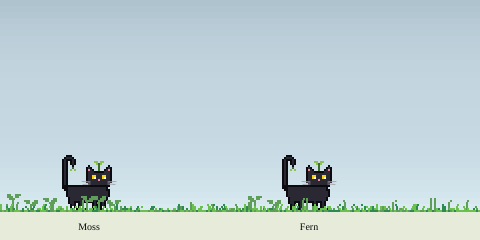
Frame 1 (no input)
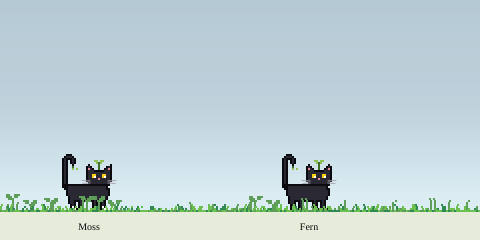
Frame 60 (no input)
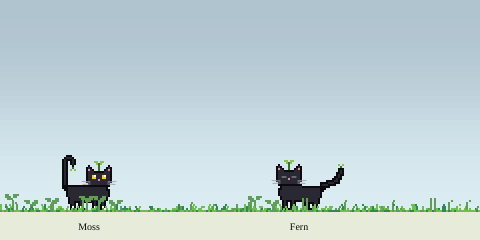
Frame 120 (the mouse pressed at the canvas centre since frame 60)

The p5.js sketch that drew these frames (run headless with seeded random() and noise() and a simulated clock; from frame 60 on, the mouse is pressed at the canvas centre):

// p5.js sketch
// ── sketch.js
// ===== 1. 도안 (설계도에 쓸 그림) =====

const PX = 2; // 도안 1칸 = 화면 2×2 픽셀
const STRIDE = 24; // 이만큼(px) 걸을 때마다 다리 그림을 바꿈 (클수록 느긋한 걸음)

const PALETTE = {
  o: '#0b0b0f', // 외곽선
  b: '#2a2833', // 검은 털
  y: '#fbd00d', // 노란 눈
  w: '#ffffff', // 눈 반짝임
  k: '#ffffff', // 양말 (기본: 흰색)
  v: '#a8a6b3', // 수염
  p: '#e88a9a', // 분홍 코
  s: '#3f6b2a', // 식물 줄기
  l: '#8cc152', // 식물 잎
  d: '#b3a45c', // 시든 잎 (1분 넘게 혼자일 때)
  t: '#f2667f', // 혀 (코보다 진한 분홍)
};

// 몸통: 두 걸음 그림에서 똑같이 쓰는 위쪽 부분
const BODY = [
  '.............................', // (빈 줄 3개: 곧게 세운 꼬리가 올라갈 자리)
  '.............................',
  '.............................',
  '...ooo.......................', // 꼬리 끝: 물음표 윗부분
  '..obbbo......................', // 꼬리가 오른쪽으로 둥글게 넘어감
  '.obooobo.....................', // 물음표 갈고리
  '.obo.obo.........ll.ll.......', // 갈고리 + 머리 위 새싹 잎
  '.obo.obo..........lsl........', // 갈고리 + 머리 위 새싹
  '.obo..o.......o....s....o....', // 둥근 꼬리 끝 + 귀 끝
  '.obo..s......obo...s...obo...', // 꼬리 끝에 매달린 새싹 줄기 + 귀
  '.obo.l.l.....opbo..s..obpo...', // 새싹 잎 + 귀 (p = 분홍 귀 속)
  '.obo.........obbbooooobbbo...', // 정수리
  '.obo.........obbbbbbbbbbbo...', // (꼬리: 외곽선-털-외곽선 3칸)
  '.obo.........obbwybbbwybbo...', // 반짝이는 눈 (w = 하이라이트)
  '.obo.........obbyybbbyybbo...', // 눈
  '.obo.........obbbbbpbbbbbo...', // 코 (수염은 drawWhiskers()에서 선으로)
  '.obo.........obbbbbbbbbbbo...', // 주둥이 (코 아래, 수염 자리)
  '.obo..........obbbbbbbbbo....', // 갸름한 턱
  '.oooooooooooooooooooooooo....', // 등 + 턱 (머리/몸 경계)
  '.ooobbbbbbbbbbbbbbbbbbbo.....', // 몸통
  '..oobbbbbbbbbbbbbbbbbbboo....', // 엉덩이 (1칸만 살짝 볼록)
  '...obbbbbbbbbbbbbbbbbbbbo....', // 가슴 (1칸 볼록)
  '...obbbbbbbbbbbbbbbbbbbbo....',
  '...obbbbbbbbbbbbbbbbbbbbo....',
  '....obbbbbbbbbbbbbbbbbbo.....',
  '....obbbbbbbbbbbbbbbbbbo.....',
  '....obboooboooooobooobo......', // 배 (다리 자리만 털로 열어 둠)
];

// 걸음 A: 다리를 모으고 선 자세
const LEGS_A = [
  '....obbo.obo....obo.obo......', // 뒷다리 허벅지는 넓게
  '.....obo.obo....obo.obo......', // 허벅지가 가늘어짐
  '.....oko.oko....oko.oko......', // 양말 (k = 고양이마다 다른 색)
  '.....okkookko...okkookko.....', // 발 (앞으로 1칸 길게)
  '......oo..oo.....oo..oo......', // 모서리를 깎은 둥근 발바닥
];

// 걸음 B: 다리를 벌린 자세 (위 2줄은 같고, 아래 3줄만 앞뒤로 1칸씩)
const LEGS_B = [
  '....obbo.obo....obo.obo......',
  '.....obo.obo....obo.obo......',
  '....oko...oko..oko...oko.....', // 바깥 다리는 뒤로, 안쪽 다리는 앞으로
  '....okko..okko.okko..okko....',
  '.....oo....oo...oo....oo.....',
];

// 꼬리가 있는 칸: 0~17번 줄, 0~8번 칸 (18번 줄은 등 + 꼬리 뿌리)
const TAIL_ROWS = 18;
const TAIL_COLS = 8;
// 이 줄보다 아래(뿌리 쪽)는 고정, 위쪽(물음표 끝)만 흔들림
const TAIL_BEND_ROW = 12;
// 이 칸보다 오른쪽은 물음표 갈고리와 끝 → 통째로 까딱
const TAIL_HOOK_COL = 4;
// 새싹 잎이 꼬리 끝보다 몇 프레임 늦게 따라올지 (12프레임 = 0.2초)
const SPROUT_LAG = 12;

// 걸을 때 꼬리: 도안(0~8번 칸) 안에 그리면 위로만 세울 수 있어서, 코드로 그리는 "마디 사슬"로 바꿈
// → 도안 왼쪽 바깥(몸 뒤쪽)까지 낮게 뻗고, 끝만 위로 살짝 말림
const TAIL_CHAIN_LENGTH = 12;          // 마디 수 (마디 하나 = 1칸)
const TAIL_CHAIN_ROOT = { col: 2, row: 17 }; // 꼬리 뿌리 (등선 바로 위, 도안 칸 좌표)
const TAIL_CHAIN_START = 168;          // 뿌리 쪽 방향(도): 0 = 앞, 90 = 위, 180 = 뒤 → 168 = 뒤로 거의 수평
const TAIL_CHAIN_END = 90;             // 끝 쪽 방향(도): 위로 말림
const TAIL_CHAIN_WAVE = 12;            // 걸을 때 꼬리가 물결치는 크기(도)

// 걸을 때 도안에는 꼬리를 그리지 않음 (꼬리 자리 18줄을 비움)
const NO_TAIL = [];
for (let row = 0; row < 18; row++) {
  NO_TAIL.push('.........');
}

// 중간 꼬리: 곧은 꼬리와 물음표 사이. 끝이 오른쪽으로 비스듬히 기울어짐
const LEAN_TAIL = [
  '....l.l..', // 새싹 잎
  '.....s...', // 새싹 줄기
  '.....o...', // 둥근 꼬리 끝
  '....obo..', // 한 줄 내려갈 때마다
  '...obo...', //   1칸씩 왼쪽으로
  '..obo....', //   → 비스듬한 꼬리
  '.obo.....', // 여기부터 곧은 꼬리
  '.obo.....',
  '.obo.....',
  '.obo.....',
  '.obo.....',
  '.obo.....',
  '.obo.....',
  '.obo.....',
  '.obo.....',
  '.obo.....',
  '.obo.....',
  '.obo.....',
];

// BODY를 복사한 뒤, 각 줄의 왼쪽 9칸만 주어진 꼬리로 바꾼 몸통을 돌려줌
function withTail(tail) {
  const body = BODY.slice();
  for (let row = 0; row < tail.length; row++) {
    body[row] = tail[row] + BODY[row].slice(9);
  }
  return body;
}

// 꼬리 단계별 몸통: 0 = 꼬리 없음(코드로 그리는 낮은 꼬리), 1 = 비스듬히, 2 = 물음표 (BODY에 그려진 꼬리)
const TAIL_BODIES = [withTail(NO_TAIL), withTail(LEAN_TAIL), BODY];

// 몸통을 복사한 뒤 눈 2줄만 감은 눈으로 바꿈 (꼬리 칸 0~8은 그대로 둠)
function closeEyes(body) {
  const sleepy = body.slice();
  sleepy[13] = body[13].slice(0, 9) + '....obbbbbbbbbbbo...'; // 눈 자리를 털로 덮음
  sleepy[14] = body[14].slice(0, 9) + '....obbbbbbbbbbbo...'; // (감은 눈은 show()에서 1px 선으로 그림)
  return sleepy;
}

// 시든 머리 위 새싹: 줄기가 꺾이고 잎이 아래로 처짐 (색은 show()에서 시든 색으로)
// BODY의 6~10번 줄, 17~21번 칸(5글자)만 이 그림으로 바꿈
const DROOP_SPROUT = [
  '.....', // 원래 잎이 있던 자리 → 비움
  '..ss.', // 줄기 끝이 오른쪽으로 꺾임
  '.ls.l', // 잎이 양옆으로 처짐
  '..s..',
  '..s..',
];

function droopSprout(body) {
  const sad = body.slice();
  for (let i = 0; i < DROOP_SPROUT.length; i++) {
    const row = 6 + i;
    sad[row] = body[row].slice(0, 17) + DROOP_SPROUT[i] + body[row].slice(22);
  }
  return sad;
}

// 몸을 둥글게 웅크리고 자는 그림 (다른 그림과 높이를 맞춰서 바닥 위치가 같음)
const CURL_SPRITE = [
  '.............................',
  '.............................',
  '.............................',
  '.............................',
  '.............................',
  '.............................',
  '.............................',
  '.............................',
  '.............................',
  '.............................',
  '.............................',
  '.............................',
  '.............................',
  '.............................',
  '.............................',
  '.............................',
  '.............................',
  '.............................',
  '.............................',
  '.............................',
  '......................l.l....', // 머리 위 새싹 (처음엔 파릇하게 서 있음)
  '.......................s.....',
  '.......oooooooo....o.......o.', // 등 + 귀 끝
  '.....oobbbbbbbboo.opooooooopo', // 귀 (p = 분홍 귀 속)
  '....obbbbbbbbbbbboobbbbbbbbbo',
  '...obbbbbbbbbbbbbbobbbbbbbbbo',
  '..obbbbbbbbbbbbbbbobbbbbbbbbo', // 감은 눈 자리 (선은 show()에서 1px로 그림)
  '..obbbbbbbbbbbbbbbobbbbpbbbbo', // 코 (얼굴 한가운데 23번 칸)
  '..obbbbbbbbbbbbbbbobbbbbbbbbo', // 통통한 볼
  '..obbooooooooooooooobbbbbbbo.', // 꼬리 윗선 + 둥근 볼 아래
  '...obbbbbbbbbbbbbbbbooooooo..', // 몸을 감싼 꼬리 + 턱
  '....ooooooooooooooooo........', // 바닥
];

// 앉아서 그루밍하는 그림: 머리는 서 있을 때와 같은 자리, 앞발 하나를 입가로 듦
const GROOM_SPRITE = [
  '.............................',
  '.............................',
  '.............................',
  '.............................',
  '.............................',
  '.............................',
  '.................ll.ll.......', // 머리 위 새싹 잎
  '..................lsl........',
  '..............o....s....o....',
  '.............obo...s...obo...',
  '.............opbo..s..obpo...',
  '.............obbbooooobbbo...',
  '.............obbbbbbbbbbbo...',
  '.............obbwybbbwybbo...', // 눈
  '.............obbyybbbyybbo...',
  '.............obbbbbpbbbbbo...', // 코
  '.............obbbbokkobbbo...', // 주둥이 + 핥으려고 든 앞발 (k = 양말 색)
  '..............obbbokkobbo....', // 턱 + 앞발
  '...............obbobbobo.....', // 가슴 + 든 앞다리
  '...............obbobbobo.....',
  '.........oooooobbbbbbbbo.....', // 등 시작
  '.......oobbbbbbbbbbbbbbo.....',
  '......obbbbbbbbbbbbbbbbo.....',
  '.....obbbbbbbbbbbbbbbbbo.....',
  '.....obbbbbbbbbbbbbbbbbbo....', // 가슴 (1칸 볼록)
  '....obbbbbbbbbbbbbbbbbbbo....', // 둥근 엉덩이
  '....obbbbbbbbbbbbobbbbbbo....', // 엉덩이 | 앞다리
  '....obbbbbbbbbbbbobbbbbbo....',
  '.....obbbbbbbbbbbobbbbbbo.l.l', // + 꼬리 끝 새싹 잎
  '....ooooooooooooookkokkoo.s..', // 꼬리 윗선 + 앞발
  '.....obbbbbbbbbbbbbbbbbbbo...', // 바닥을 감싼 꼬리
  '......ooooooooooooooooooo....', // 바닥
];
// 그루밍할 때 이 줄보다 위(머리 + 든 앞발)만 까딱여서 핥는 것처럼 보이게 함
const GROOM_NECK_ROW = 20;

// 핥는 순간의 그림: 든 앞발 윗부분(16번 줄, 19~20번 칸)에 혀(t)를 내밀어 얹음
const GROOM_LICK_SPRITE = GROOM_SPRITE.slice();
GROOM_LICK_SPRITE[16] = GROOM_SPRITE[16].slice(0, 19) + 'tt' + GROOM_SPRITE[16].slice(21);

// 빵굽기(꾹꾹이) 다리: 앞발을 하나씩 번갈아 들었다 놓음
const KNEAD_A = [
  '....obbo.obo....obo.obo......',
  '.....obo.obo....obo.oko......', // 앞쪽 앞발을 들어 올림
  '.....oko.oko....oko.okko.....',
  '.....okkookko...okko.oo......',
  '......oo..oo.....oo..........',
];
const KNEAD_B = [
  '....obbo.obo....obo.obo......',
  '.....obo.obo....oko.obo......', // 뒤쪽 앞발을 들어 올림
  '.....oko.oko....okkooko......',
  '.....okkookko....oo.okko.....',
  '......oo..oo.........oo......',
];

// 쓰다듬지 않고 이만큼 지나면 식물이 시듦 (60프레임 × 60 = 1분)
const WILT_TIME = 60 * 60;

// 쓰다듬어 줄 때 눈: ∩ 모양으로 웃는 눈 (13~14번 줄, 꼬리 칸 0~8은 그대로)
function happyEyes(body) {
  const happy = body.slice();
  happy[13] = body[13].slice(0, 9) + '....obbvvbbbvvbbo...'; // 눈 윗부분
  happy[14] = body[14].slice(0, 9) + '....obvbbvbvbbvbo...'; // 양 끝이 내려옴 → ∩
  return happy;
}

// 머리 위 새싹이 자라는 단계 (0 = 처음 크기). 모두 10번 줄에서 끝나고 위로 자람
// 17~21번 칸(5글자)에 그림
const SPROUT_STAGES = [
  [ // 0단계: 처음 모습
    'll.ll',
    '.lsl.',
    '..s..',
    '..s..',
    '..s..',
  ],
  [ // 1단계: 줄기가 한 칸 길어짐
    'll.ll',
    '.lsl.',
    '..s..',
    '..s..',
    '..s..',
    '..s..',
  ],
  [ // 2단계: 줄기 중간에 작은 잎이 남
    'll.ll',
    '.lsl.',
    '..s..',
    '..sl.',
    '..s..',
    '.ls..',
    '..s..',
  ],
  [ // 3단계: 맨 위에 새 잎이 하나 더
    '.l.l.',
    'll.ll',
    '.lsl.',
    '..sl.',
    '..s..',
    '.ls..',
    '..s..',
    '..s..',
  ],
];

function growSprout(sprite, level) {
  const shape = SPROUT_STAGES[level];
  const grown = sprite.slice();
  // 1) 3~10번 줄의 새싹 자리를 비움
  for (let row = 3; row <= 10; row++) {
    grown[row] = grown[row].slice(0, 17) + '.....' + grown[row].slice(22);
  }
  // 2) 이 단계의 새싹을 아래(10번 줄)부터 맞춰서 그림
  const firstRow = 11 - shape.length;
  for (let i = 0; i < shape.length; i++) {
    const row = firstRow + i;
    grown[row] = grown[row].slice(0, 17) + shape[i] + grown[row].slice(22);
  }
  return grown;
}

// 눈동자가 마우스를 따라감: 2×2 눈(13~14번 줄) 안에서 하얀 눈동자(w) 한 칸의 위치를 바꿈
// col: 0 = 도안의 왼쪽, 1 = 오른쪽 / row: 0 = 위, 1 = 아래
const LEFT_EYE_COL = 16;  // 왼쪽 눈은 16~17번 칸
const RIGHT_EYE_COL = 21; // 오른쪽 눈은 21~22번 칸

function lookEyes(sprite, col, row) {
  // 2×2 눈 한 개: 기본은 노란색, 마우스 쪽 한 칸만 하얀 눈동자 (반짝임 역할도 함)
  const eye = [['y', 'y'], ['y', 'y']];
  eye[row][col] = 'w';

  const looking = sprite.slice();
  for (let r = 0; r < 2; r++) {
    const pair = eye[r][0] + eye[r][1];
    let line = looking[13 + r];
    line = line.slice(0, LEFT_EYE_COL) + pair + line.slice(LEFT_EYE_COL + 2);
    line = line.slice(0, RIGHT_EYE_COL) + pair + line.slice(RIGHT_EYE_COL + 2);
    looking[13 + r] = line;
  }
  return looking;
}

// 귀 쫑긋: 한쪽 귀 끝(8번 줄)을 바깥으로 한 칸 옮김. side: -1 = 도안의 왼쪽 귀, 1 = 오른쪽 귀
function twitchEar(sprite, side) {
  const twitched = sprite.slice();
  const row = sprite[8];
  if (side === -1) {
    twitched[8] = row.slice(0, 13) + 'o.' + row.slice(15);   // 14번 칸 귀 끝 → 13번 칸
  } else {
    twitched[8] = row.slice(0, 24) + '.o' + row.slice(26);   // 24번 칸 귀 끝 → 25번 칸
  }
  return twitched;
}

// 쓰다듬을 때 떠오르는 작은 하트 (x = 칠하는 칸, 한 칸 = 2픽셀)
const HEART = [
  '.x.x.',
  'xxxxx',
  '.xxx.',
  '..x..',
];

// 마우스 인터랙션 설정
const NOTICE_RANGE = 110;   // 마우스가 고양이 중심에서 이 거리(px) 안에 오면 알아챔
const FORGET_RANGE = 170;   // 이보다 멀어지면 다시 알아챌 수 있게 됨
const APPROACH_SPEED = 0.5; // 마우스 쪽으로 다가가는 속도 (걷기보다 천천히)
const WATCH_RANGE = 200;    // 이 거리 안에서 마우스가 다가오는 속도를 살핌
const FAST_CLOSE = 6;       // 한 프레임에 이만큼(px) 넘게 가까워지면 "너무 빨라!" → 한 걸음 물러남
const SLOW_CLOSE = 0.3;     // 이보다 빠르고 FAST_CLOSE보다 느리면 "천천히 오네" → 기다림
const BACK_SPEED = 1.5;     // 물러나는 속도
const BODY_SPLIT_COL = 13;  // 걸을 때 이 칸보다 왼쪽(엉덩이·꼬리)과 오른쪽(머리·가슴)이 번갈아 오르내림
const GROW_TIME = 120;      // 이만큼(2초) 계속 쓰다듬을 때마다 새싹이 한 단계 자람
const STROKE_MIN = 1;       // 한 프레임에 이보다 많이(px) 옆으로 움직여야 쓰다듬는 손길로 침
const STROKE_KEEP = 40;     // 손길 방향이 한 번 바뀔 때마다 이만큼(프레임) 쓰다듬는 중으로 유지

// ===== 2. 클래스 (생물을 찍어내는 틀) =====

class Creature {
  constructor(name, x, y, speed) {
    this.name = name;
    this.x = x;
    this.y = y;
    this.speed = speed; // 한 프레임에 몇 픽셀씩 걸을지
    this.step = 0;      // 지금까지 걸은 거리 (다리 그림을 고를 때 씀)
    this.sockColor = PALETTE.k; // 이 고양이의 양말 색 (기본: 흰색)
    this.timid = true;          // 성격: true = 조심스러움 (마우스가 빨리 오면 놀라서 물러남)

    this.energy = 100; // 기운 (0 ~ 100)
    this.tailCurl = 1; // 꼬리 말림 정도: 0 = 곧게 세움, 1 = 물음표
    this.aloneTime = 0; // 마지막으로 쓰다듬은 뒤 지난 시간 (프레임). 쓰다듬으면 0

    this.dir = 1;          // 바라보는 방향: 1 = 오른쪽, -1 = 왼쪽
    this.noticed = false;  // 마우스를 이미 알아챘는지 (멀어지면 다시 false)
    this.petTime = 0;      // 이번에 쭉 쓰다듬은 시간 (프레임)
    this.sproutLevel = 0;  // 머리 위 새싹 크기 (0 ~ 3)
    this.hearts = [];      // 떠오르는 하트들 { x, y, life }
    this.mouseClosing = 0;   // 마우스가 다가오는 속도 (px/프레임, +면 다가오는 중)
    this.strokeDir = 0;      // 마지막 손길 방향: 1 = 오른쪽, -1 = 왼쪽, 0 = 아직 없음
    this.strokeTime = 0;     // 남은 "쓰다듬는 중" 시간 (프레임). 왔다갔다 할수록 채워짐

    // 생동감을 위한 작은 움직임들
    this.moveSpeed = 0;                      // 지금 실제로 걷는 속도 (speed까지 서서히 빨라짐)
    this.blinkTimer = floor(random(60, 240)); // 다음 눈 깜빡임까지 남은 프레임
    this.blinking = 0;                       // 눈 감고 있는 남은 프레임 (깜빡이는 중이면 > 0)
    this.earTimer = 0;                       // 귀가 쫑긋한 채로 남은 프레임
    this.earSide = 1;                        // 쫑긋한 귀: -1 = 왼쪽, 1 = 오른쪽

    this.standStill(); // 기본 상태: 가만히 서서 숨쉬기
  }

  // 매 프레임 "지금 상태에 맞는 일"을 함 (world = 고양이가 사는 환경. 밤인지 알려 줌)
  update(world) {
    // ---- 마우스 인터랙션: 상태별 일보다 먼저 확인 ----
    // 1) 마우스를 고양이 위에서 왔다갔다 하면 = 쓰다듬는 중
    this.checkStroke();
    if (this.strokeTime > 0 && this.state !== 'sleep') {
      this.getPetted();
    }
    // 2) 마우스가 충분히 멀어지면 다음에 다시 알아챌 수 있게 됨
    if (this.noticed && !this.mouseWithin(FORGET_RANGE)) {
      this.noticed = false;
    }
    // 3) 마우스가 다가오는 속도에 따라: 너무 빠르면 물러나고, 천천히 오면 기다림
    this.measureMouseSpeed();
    const watching = this.state === 'idle' || this.state === 'walk' ||
                     this.state === 'notice' || this.state === 'approach' ||
                     this.state === 'wait';
    // (고양이 위에서 쓰다듬는 손길은 다가오는 걸로 치지 않음 → 쓰다듬다가 놀라서 물러나지 않게)
    // (대담한 고양이는 마우스가 어떻게 다가오든 신경 쓰지 않음 → 물러나지도, 멈춰 기다리지도 않음)
    if (this.timid && watching && this.mouseWithin(WATCH_RANGE) && !this.isUnderMouse()) {
      if (this.mouseClosing > FAST_CLOSE) {
        this.stepBack();
      } else if (this.mouseClosing > SLOW_CLOSE) {
        this.waitForMouse();
      }
    }
    // 4) 서 있거나 걷다가 마우스가 가까이 오면 멈칫
    if ((this.state === 'idle' || this.state === 'walk') &&
        !this.noticed && this.mouseWithin(NOTICE_RANGE)) {
      this.notice();
    }

    // ---- 상태별로 하는 일 ----
    if (this.state === 'idle') {
      this.energy = this.energy - 0.02; // 서 있어도 아주 조금씩 줄어듦
      if (world.isNight()) {
        this.energy = this.energy - 0.04; // 밤에는 더 빨리 졸려짐
      }
      this.timer = this.timer - 1;
      if (this.timer <= 0) {
        this.chooseNext(world); // 충분히 서 있었으면 다음에 할 일을 고름
      }
    } else if (this.state === 'walk') {
      this.move();
      this.energy = this.energy - 0.2; // 걸으면 기운이 빨리 줄어듦
      this.timer = this.timer - 1;
      if (this.timer <= 0) {
        this.standStill(); // 충분히 걸었으면 멈춰 섬
      }
    } else if (this.state === 'sleep') {
      this.energy = this.energy + 0.5; // 자면 기운이 차오름
      if (this.energy >= 100) {
        this.wakeUp();
      }
    } else if (this.state === 'groom' || this.state === 'knead') {
      this.energy = this.energy - 0.02; // 제자리에서 하는 일이라 조금만 줄어듦
      this.timer = this.timer - 1;
      if (this.timer <= 0) {
        this.standStill(); // 다 했으면 다시 서 있기
      }
    } else if (this.state === 'notice') {
      this.timer = this.timer - 1; // 멈칫한 채로 잠깐 바라봄
      if (this.timer <= 0) {
        this.state = 'approach';
      }
    } else if (this.state === 'approach') {
      this.approachMouse();
    } else if (this.state === 'retreat') {
      // 마우스 쪽을 본 채로 뒷걸음질
      this.x = constrain(this.x - BACK_SPEED * this.dir, 0, width - BODY[0].length * PX);
      this.step = this.step + BACK_SPEED;
      this.timer = this.timer - 1;
      if (this.timer <= 0) {
        this.waitForMouse(); // 물러난 뒤엔 조심스럽게 기다림
      }
    } else if (this.state === 'wait') {
      // 마우스가 천천히 오는 동안은 waitForMouse()가 timer를 다시 채움
      this.faceMouse();
      this.timer = this.timer - 1;
      if (this.timer <= 0) {
        if (this.mouseWithin(NOTICE_RANGE)) {
          this.state = 'approach'; // 마우스가 멈췄으니 이제 내가 다가감
        } else {
          this.standStill();
        }
      }
    } else if (this.state === 'happy') {
      // 쓰다듬는 동안은 getPetted()가 계속 다시 채워 줌 → 손을 떼면 줄어듦
      this.happyTimer = this.happyTimer - 1;
      if (this.happyTimer <= 0) {
        this.petTime = 0;
        this.standStill();
      }
    } else if (this.state === 'curl') {
      this.energy = min(this.energy + 0.5, 100); // 웅크리고 자는 중이라 기운이 참
      this.timer = this.timer - 1;
      if (this.timer <= 0) {
        this.standStill(); // 낮잠이 끝나면 일어남
      }
    }

    // 쓰다듬지 않은 시간은 무슨 상태든 계속 늘어남
    this.aloneTime = this.aloneTime + 1;
    if (this.isWilted()) {
      this.sproutLevel = 0; // 시들면 키워 둔 새싹도 처음 크기로
    }

    this.updateHearts();
    this.updateLittleMoves();

    // 어떤 상태든 기운이 바닥나면 잠듦
    if (this.energy <= 0 && this.state !== 'sleep' && this.state !== 'curl') {
      this.sleep();
    }

    // 꼬리는 목표 모양을 향해 조금씩 바뀜 (걸을 땐 곧게, 아니면 물음표)
    let tailTarget = 1;
    if (this.state === 'walk' || this.state === 'approach' ||
        this.state === 'notice' || this.state === 'happy' ||
        this.state === 'retreat') {
      tailTarget = 0; // 걷거나, 궁금하거나, 놀랐거나, 기분 좋을 땐 꼬리를 곧게 세움
    }
    this.tailCurl = lerp(this.tailCurl, tailTarget, 0.06);
  }

  // 꼬리 말림 정도(0~1)를 그림 번호(0, 1, 2)로 바꿈
  tailStage() {
    if (this.tailCurl < 0.33) {
      return 0; // 곧게
    }
    if (this.tailCurl < 0.66) {
      return 1; // 비스듬히
    }
    return 2;   // 물음표
  }

  standStill() {
    this.state = 'idle';
    this.timer = floor(random(120, 300)); // 2~5초 동안 서 있기
  }

  startWalking() {
    this.state = 'walk';
    this.dir = random([1, -1]); // 오른쪽이나 왼쪽 중 아무 쪽으로
    this.timer = floor(random(120, 300)); // 2~5초 동안 걷기
    this.moveSpeed = 0;         // 멈춘 상태에서 출발 → move()에서 서서히 빨라짐
  }

  sleep() {
    this.state = 'sleep';
    this.energy = 0;
  }

  wakeUp() {
    this.energy = 100;
    this.standStill(); // 깨어나면 기본 상태로
  }

  // 가만히 서 있다가 다음에 할 일 고르기
  // 배열에서 하나를 무작위로 뽑음 (여러 번 넣은 일이 더 자주 나옴)
  chooseNext(world) {
    let choices = ['walk', 'walk', 'groom', 'knead', 'curl']; // 낮: 걷기가 조금 더 자주
    if (world.isNight()) {
      choices = ['curl', 'curl', 'curl', 'groom', 'walk'];    // 밤: 웅크리고 자기가 자주
    }
    const next = random(choices);
    if (next === 'walk') {
      this.startWalking();
    } else if (next === 'groom') {
      this.startGrooming();
    } else if (next === 'knead') {
      this.startKneading();
    } else if (next === 'curl') {
      this.curlUp();
    }
  }

  // 1. 앉아서 그루밍하기 (4~6초)
  startGrooming() {
    this.state = 'groom';
    this.timer = floor(random(240, 360));
  }

  // 2. 빵굽기 (4~6초)
  startKneading() {
    this.state = 'knead';
    this.timer = floor(random(240, 360));
  }

  // 3. 몸을 웅크리고 낮잠 (8~12초)
  curlUp() {
    this.state = 'curl';
    this.timer = floor(random(480, 720));
  }

  // ---- 인터랙션 1: 마우스가 가까이 오면 멈칫했다가 천천히 다가옴 ----

  // 고양이 그림의 한가운데 (화면 좌표)
  centerX() {
    return this.x + BODY[0].length * PX / 2;
  }

  centerY() {
    return this.y + CURL_SPRITE.length * PX / 2;
  }

  // 마우스가 고양이 중심에서 range(px) 안에 있는지 (캔버스 밖이면 false)
  mouseWithin(range) {
    if (mouseX <= 0 || mouseX >= width || mouseY <= 0 || mouseY >= height) {
      return false;
    }
    return dist(mouseX, mouseY, this.centerX(), this.centerY()) < range;
  }

  // 마우스 쪽을 바라봄
  faceMouse() {
    if (mouseX < this.centerX()) {
      this.dir = -1;
    } else {
      this.dir = 1;
    }
  }

  // 멈칫: 그 자리에 멈춰서 마우스 쪽을 봄 (약 0.7초)
  notice() {
    this.noticed = true;
    this.faceMouse();
    if (!this.timid) {
      this.state = 'approach'; // 대담한 고양이: 멈칫(!) 없이 바로 다가감
      return;
    }
    this.state = 'notice';     // 조심스러운 고양이: 약 0.7초 멈칫하고 "!"
    this.timer = 40;
  }

  // (x, y)가 캔버스 안인지
  inCanvas(x, y) {
    return x > 0 && x < width && y > 0 && y < height;
  }

  // 마우스가 얼마나 빨리 다가오는지 재기
  // pmouseX/pmouseY = 지난 프레임의 마우스 위치 (p5가 자동으로 기억해 줌)
  // 고양이 자리는 그대로 두고 마우스 위치만 비교 → 고양이가 걸어가서 가까워진 건 세지 않음
  measureMouseSpeed() {
    let closing = 0;
    if (this.inCanvas(mouseX, mouseY) && this.inCanvas(pmouseX, pmouseY)) {
      const before = dist(pmouseX, pmouseY, this.centerX(), this.centerY());
      const now = dist(mouseX, mouseY, this.centerX(), this.centerY());
      closing = before - now; // 거리가 줄었으면 +
    }

    // 한 프레임 값은 들쭉날쭉해서 부드럽게 평균 냄
    this.mouseClosing = lerp(this.mouseClosing, closing, 0.3);
  }

  // 한 걸음 물러나기 (약 0.3초 동안 뒷걸음)
  stepBack() {
    if (this.state === 'retreat') {
      return; // 이미 물러나는 중
    }
    this.state = 'retreat';
    this.noticed = true;
    this.timer = 18;
    this.faceMouse(); // 마우스를 보면서 뒤로
  }

  // 천천히 기다리기: 제자리에서 마우스 쪽을 보고 기다림
  // (물러나는 중에는 update()의 watching 조건에서 빠져서 여기로 오지 않음 → 끝까지 물러남)
  waitForMouse() {
    this.state = 'wait';
    this.noticed = true;
    this.timer = 50; // 마우스가 멈추고 50프레임 지나면 다가감
    this.faceMouse();
  }

  // 눈동자가 볼 방향 (도안 기준). 마우스가 없으면 앞쪽 아래를 봄
  pupil(faceY) {
    const look = { col: 1, row: 1 };
    if (mouseX > 0 && mouseX < width && mouseY > 0 && mouseY < height) {
      // 화면에서 마우스가 얼굴보다 오른쪽이면 +. 왼쪽을 보고 있으면(뒤집힘) 부호를 바꿔 도안 기준으로
      const dx = (mouseX - this.screenX(19.5)) * this.dir;
      if (dx < 0) {
        look.col = 0;
      }
      if (mouseY < faceY + 13.5 * PX) {
        look.row = 0;
      }
    }
    return look;
  }

  // 천천히 다가가기: 가까워지거나 마우스가 멀리 가면 멈춤
  approachMouse() {
    this.faceMouse();
    if (abs(mouseX - this.centerX()) < 30 || !this.mouseWithin(FORGET_RANGE)) {
      this.standStill();
      return;
    }
    this.x = this.x + APPROACH_SPEED * this.dir;
    this.step = this.step + APPROACH_SPEED; // 다리 그림도 걸음만큼 바뀜
  }

  // ---- 인터랙션 2, 3: 쓰다듬으면 좋아하고, 오래 쓰다듬으면 새싹이 자람 ----

  // 깜빡임, 귀 쫑긋 같은 작은 움직임의 타이머
  updateLittleMoves() {
    // 눈 깜빡임: 1~4초마다 6프레임(0.1초) 동안 눈을 감음
    if (this.blinking > 0) {
      this.blinking = this.blinking - 1;
    } else {
      this.blinkTimer = this.blinkTimer - 1;
      if (this.blinkTimer <= 0) {
        this.blinking = 6;
        this.blinkTimer = floor(random(60, 240));
      }
    }

    // 귀 쫑긋: 가만히 있을 때 가끔(1초에 약 20% 확률) 한쪽 귀가 10프레임 동안 움찔
    if (this.earTimer > 0) {
      this.earTimer = this.earTimer - 1;
    } else if ((this.state === 'idle' || this.state === 'wait') && random() < 0.004) {
      this.earTimer = 10;
      this.earSide = random([-1, 1]);
    }
  }

  // 손길 읽기: 고양이 위에서 마우스가 옆으로 움직이는 방향이 바뀔 때마다(왔다갔다) 쓰다듬는 시간을 채움
  checkStroke() {
    this.strokeTime = max(this.strokeTime - 1, 0); // 손길이 멈추면 조금씩 줄어듦

    if (!this.isUnderMouse()) {
      this.strokeDir = 0; // 고양이 밖으로 나가면 처음부터 다시
      return;
    }

    const dx = mouseX - pmouseX; // 이번 프레임에 마우스가 옆으로 움직인 양
    if (abs(dx) < STROKE_MIN) {
      return; // 거의 안 움직였으면 손길이 아님 (그냥 올려 둔 것)
    }

    let dir = 1;
    if (dx < 0) {
      dir = -1;
    }
    if (this.strokeDir !== 0 && dir !== this.strokeDir) {
      this.strokeTime = STROKE_KEEP; // 방향이 바뀜 = 한 번 "쓱-" 왔다갔다 함
    }
    this.strokeDir = dir;
  }

  // 쓰다듬는 동안 매 프레임 불림
  getPetted() {
    this.aloneTime = 0; // 식물이 다시 파릇해짐
    if (this.state !== 'happy') {
      this.state = 'happy';
      this.petTime = 0;
    }
    this.happyTimer = 45; // 손을 떼고도 0.75초는 기분 좋은 채로

    this.petTime = this.petTime + 1;
    if (this.petTime % GROW_TIME === 0 && this.sproutLevel < SPROUT_STAGES.length - 1) {
      this.sproutLevel = this.sproutLevel + 1; // 2초마다 한 단계 자람
    }

    if (frameCount % 20 === 0) {
      // 머리 위에서 하트가 하나 생겨남
      this.hearts.push({ x: this.centerX() + random(-15, 15), y: this.y + 4 * PX, life: 60 });
    }
  }

  // 하트들을 위로 띄우고, 수명이 다 된 하트는 목록에서 지움
  updateHearts() {
    for (const heart of this.hearts) {
      heart.y = heart.y - 0.5;
      heart.life = heart.life - 1;
    }
    this.hearts = this.hearts.filter((heart) => heart.life > 0);
  }

  drawHearts() {
    fill(PALETTE.p);
    for (const heart of this.hearts) {
      for (let r = 0; r < HEART.length; r++) {
        for (let c = 0; c < HEART[r].length; c++) {
          if (HEART[r][c] === 'x') {
            rect(floor(heart.x) + c * 2, floor(heart.y) + r * 2, 2, 2);
          }
        }
      }
    }
  }

  // 기분 좋을 때 골골: 몸이 1픽셀씩 떨림
  purrShake() {
    if (this.state === 'happy' && frameCount % 6 < 3) {
      return 1;
    }
    return 0;
  }

  // 도안의 칸 위치(col)를 화면 x로 바꿈. 왼쪽을 볼 때는 좌우를 뒤집음
  screenX(col) {
    const left = floor(this.x) + this.purrShake();
    if (this.dir === 1) {
      return left + col * PX;
    }
    return left + (BODY[0].length - col) * PX;
  }

  // 쓰다듬지 않은 지 1분이 넘었는지
  isWilted() {
    return this.aloneTime >= WILT_TIME;
  }

  // 그루밍: 머리와 든 앞발을 몇 픽셀 내릴지 (0.5초마다 까딱 → 핥는 모습)
  lickOffset() {
    if (frameCount % 30 < 15) {
      return 2;
    }
    return 0;
  }

  // 마우스가 이 고양이 그림 위에 있는지
  isUnderMouse() {
    const w = BODY[0].length * PX;
    const h = CURL_SPRITE.length * PX;
    return mouseX > this.x && mouseX < this.x + w &&
           mouseY > this.y && mouseY < this.y + h;
  }

  // 숨쉬기: 몸통을 몇 픽셀 내릴지 (0 또는 1)
  // 걷는 중인지 (걷기, 다가가기, 물러나기)
  isWalking() {
    return this.state === 'walk' || this.state === 'approach' || this.state === 'retreat';
  }

  // 걸을 때 몸 흔들림: col번째 칸을 몇 픽셀 내릴지 (0 ~ 2)
  // 앞(머리·가슴)과 뒤(엉덩이·꼬리)가 시소처럼 번갈아 부드럽게 오르내림
  walkRock(col) {
    if (!this.isWalking()) {
      return 0;
    }
    // 다리 A → B → A 한 바퀴(STRIDE × 2) 동안 -1 → 1 → -1 로 부드럽게 오가는 값
    const swing = sin(this.step * PI / STRIDE);
    if (col < BODY_SPLIT_COL) {
      return round(1 + swing); // 뒤쪽: 0 ~ 2픽셀
    }
    return round(1 - swing);   // 앞쪽: 뒤쪽과 반대로 0 ~ 2픽셀
  }

  breathOffset() {
    if (this.isWalking()) {
      return 0; // 걸을 때 몸 움직임은 walkRock()이 맡음
    }
    if (this.state === 'groom' || this.state === 'notice') {
      return 0; // 그루밍할 때, 멈칫했을 때는 숨쉬기 움직임 없음
    }

    let breathSpeed = 0.06;       // 서 있을 때: 약 1.7초에 한 번
    if (this.state === 'sleep' || this.state === 'curl') {
      breathSpeed = 0.03;         // 잘 때: 두 배 느리게
    }

    if (sin(frameCount * breathSpeed) > 0) {
      return 1; // 숨을 내쉴 때 몸통이 1픽셀 내려감
    }
    return 0;
  }

  // 까딱 리듬: f번째 프레임에 꼬리 끝이 얼마나 기울었는지 (0 ~ 1)
  // 3초(180프레임)마다 한 번, 처음 1초 동안 부드럽게 기울었다 돌아오고 나머지 2초는 쉼
  flickAt(f) {
    const t = f % 180;
    if (t < 0 || t >= 60) {
      return 0; // 쉬는 시간
    }
    return sin(PI * t / 60); // 0 → 1 → 0
  }

  // 꼬리 칸 하나를 옆으로 몇 픽셀 밀지
  tailSway(row, col, c) {
    // 걸을 때: 곧게 세운 꼬리 끝이 걸음에 맞춰 좌우로 살랑 (뿌리 쪽은 고정)
    let amount = 0;               // 꼬리 모양이 바뀌는 중에는 까딱이지 않음
    if (this.tailStage() !== 2) {
      return 0;
    }
    if (this.state === 'idle' || this.state === 'knead' || this.state === 'wait') {
      amount = 3;                 // 서 있을 때, 빵 구울 때, 기다릴 때: 끝이 최대 3픽셀 (1칸)
    } else if (this.state === 'sleep') {
      amount = 1;                 // 잘 때: 아주 살짝
    }

    // 새싹 잎: 한 박자(SPROUT_LAG) 전의 까딱을 따라감 → 늦게 따라 흔들림
    if (c === 'l') {
      return round(this.flickAt(frameCount - SPROUT_LAG) * amount);
    }

    // 뿌리 쪽은 거의 고정, 위로 갈수록 많이
    let bend = constrain((TAIL_BEND_ROW - row) / 7, 0, 1);
    if (col >= TAIL_HOOK_COL) {
      bend = 1; // 물음표 갈고리, 꼬리 끝, 새싹 줄기는 통째로
    }

    return round(this.flickAt(frameCount) * amount * bend);
  }

  // 낮은 꼬리의 마디 위치들 (도안 칸 좌표). 뿌리에서 한 칸씩 방향을 틀며 이어 나감
  walkTailCells() {
    let col = TAIL_CHAIN_ROOT.col;
    let row = TAIL_CHAIN_ROOT.row;
    const cells = [{ col: col, row: row }];
    for (let i = 1; i <= TAIL_CHAIN_LENGTH; i++) {
      const t = i / TAIL_CHAIN_LENGTH; // 뿌리 0 → 끝 1
      // t를 세제곱 → 대부분은 뒤로 낮게 가다가 끝부분에서만 빠르게 위로 말림
      let angle = lerp(TAIL_CHAIN_START, TAIL_CHAIN_END, t * t * t);
      // 물결: 걸음에 맞춰 흔들리되, 끝으로 갈수록 늦고(i * 0.4) 크게(× t)
      angle = angle + TAIL_CHAIN_WAVE * sin(this.step * PI / STRIDE - i * 0.4) * t;
      col = col + cos(radians(angle));
      row = row - sin(radians(angle)); // 화면은 아래가 +라서 위로 가려면 빼기
      const cell = { col: round(col), row: round(row) };
      const last = cells[cells.length - 1];
      if (cell.col !== last.col || cell.row !== last.row) {
        cells.push(cell); // 같은 칸이 연달아 나오면 한 번만
      }
    }
    return cells;
  }

  // 도안의 col번째 칸부터 span칸짜리 가로 영역의 화면 왼쪽 끝 (뒤집혀도 맞게)
  spanX(col, span) {
    if (this.dir === 1) {
      return this.screenX(col);
    }
    return this.screenX(col + span);
  }

  // 낮은 꼬리 그리기: 마디마다 3×3칸 외곽선 → 그 위에 1칸 털 → 끝에 새싹
  drawWalkTail(top) {
    const cells = this.walkTailCells();

    fill(PALETTE.o);
    for (const c of cells) {
      rect(this.spanX(c.col - 1, 3), top + (c.row - 1) * PX, 3 * PX, 3 * PX);
    }
    fill(PALETTE.b);
    for (const c of cells) {
      rect(this.spanX(c.col, 1), top + c.row * PX, PX, PX);
    }

    // 꼬리 끝 새싹: 끝 마디 위로 줄기, 그 위 양옆에 잎
    const tip = cells[cells.length - 1];
    fill(PALETTE.s);
    rect(this.spanX(tip.col, 1), top + (tip.row - 2) * PX, PX, PX);
    let leaf = PALETTE.l;
    if (this.isWilted()) {
      leaf = PALETTE.d;
    }
    fill(leaf);
    rect(this.spanX(tip.col - 1, 1), top + (tip.row - 3) * PX, PX, PX);
    rect(this.spanX(tip.col + 1, 1), top + (tip.row - 3) * PX, PX, PX);
  }

  move() {
    // 처음엔 서서히 빨라지고, 걷기가 끝나기 0.5초 전부터는 서서히 느려짐
    let targetSpeed = this.speed;
    if (this.timer < 30) {
      targetSpeed = this.speed * 0.3;
    }
    this.moveSpeed = lerp(this.moveSpeed, targetSpeed, 0.05);

    this.x = this.x + this.moveSpeed * this.dir; // dir이 -1이면 왼쪽으로
    this.step = this.step + this.moveSpeed;

    const w = BODY[0].length * PX;
    if (this.x > width) {
      this.x = -w;    // 오른쪽 끝으로 나가면 왼쪽 밖에서 다시 등장
    } else if (this.x < -w) {
      this.x = width; // 왼쪽 끝으로 나가면 오른쪽 밖에서 다시 등장
    }
  }

  show(world) {
    // 그림을 세 부분으로 골라서 조립함
    // 1) 몸통: 지금 꼬리 단계에 맞는 몸통
    let body = TAIL_BODIES[this.tailStage()];

    // 2) 눈: 자는 중이거나 빵 구울 때(기분 좋아서) 감은 눈으로
    if (this.state === 'sleep' || this.state === 'knead') {
      body = closeEyes(body);
    } else if (this.state === 'happy') {
      body = happyEyes(body); // 쓰다듬어 주면 ∩ 모양으로 웃는 눈
    }

    // 3) 다리: 걸을 때는 STRIDE마다 A ↔ B, 아니면 모은 다리
    let legs = LEGS_A;
    if (this.state === 'walk' || this.state === 'approach' || this.state === 'retreat') {
      const frameIndex = floor(this.step / STRIDE) % 2;
      legs = [LEGS_A, LEGS_B][frameIndex];
    } else if (this.state === 'knead') {
      const kneadIndex = floor(frameCount / 15) % 2; // 0.25초마다 앞발 번갈아
      legs = [KNEAD_A, KNEAD_B][kneadIndex];
    }

    let sprite = body.concat(legs);

    // 앉거나 웅크린 자세는 완전히 다른 그림 1장
    if (this.state === 'groom') {
      sprite = GROOM_SPRITE;
      if (this.lickOffset() > 0) {
        sprite = GROOM_LICK_SPRITE; // 고개를 숙인 순간에만 혀가 보임
      }
    } else if (this.state === 'curl') {
      sprite = CURL_SPRITE;
    }

    // 눈을 뜨고 있으면 눈동자가 마우스 쪽을 봄
    const eyesOpen = this.state !== 'sleep' && this.state !== 'knead' &&
                     this.state !== 'happy' && this.state !== 'curl';
    if (eyesOpen && this.blinking > 0) {
      sprite = closeEyes(sprite);  // 깜빡이는 순간엔 잠깐 감은 눈
    } else if (eyesOpen) {
      const look = this.pupil(this.y);
      sprite = lookEyes(sprite, look.col, look.row);
    }

    // 귀 쫑긋 (웅크린 그림은 귀 자리가 달라서 건너뜀)
    if (this.earTimer > 0 && this.state !== 'curl') {
      sprite = twitchEar(sprite, this.earSide);
    }

    // 4) 머리 위 새싹: 1분 넘게 혼자면 처지고, 아니면 키운 만큼 자란 모습
    //    (웅크린 그림은 새싹 자리가 달라서 건너뜀)
    if (this.state !== 'curl') {
      if (this.isWilted()) {
        sprite = droopSprout(sprite);
      } else {
        sprite = growSprout(sprite, this.sproutLevel);
      }
    }

    // 몸통은 숨쉬기만큼 내려가고, 다리는 땅에 그대로
    const bodyY = this.y + this.breathOffset();
    // 그루밍할 때 얼굴은 핥는 까딱임을 따라감
    let faceY = bodyY + this.walkRock(BODY_SPLIT_COL); // 얼굴(앞쪽)도 걸음에 맞춰 오르내림
    if (this.state === 'groom') {
      faceY = this.y + this.lickOffset();
    }

    noStroke();

    // 낮은 꼬리는 몸보다 먼저 그림 → 꼬리 뿌리가 몸 뒤로 숨음
    if (this.tailStage() === 0 && this.state !== 'groom' && this.state !== 'curl') {
      this.drawWalkTail(bodyY + this.walkRock(0)); // 엉덩이와 같이 오르내림
    }

    for (let row = 0; row < sprite.length; row++) {
      let top = this.y;           // 다리 줄
      if (this.state === 'groom') {
        if (row < GROOM_NECK_ROW) {
          top = faceY;            // 머리 + 든 앞발만 까딱
        }
      } else if (row < BODY.length || this.state === 'curl') {
        top = bodyY;              // 몸통 줄 (웅크렸을 땐 공 모양 전체가 숨쉼)
      }
      for (let col = 0; col < sprite[row].length; col++) {
        const c = sprite[row][col];
        if (c === '.') continue;
        if (c === 'k') {
          fill(this.sockColor); // 양말만 고양이마다 다른 색
        } else if (c === 'l' && this.isWilted()) {
          fill(PALETTE.d); // 1분 넘게 혼자면 잎이 시든 색
        } else {
          fill(PALETTE[c]);
        }
        // 꼬리 칸이면 옆으로 살랑
        let sway = 0;
        if (row < TAIL_ROWS && col <= TAIL_COLS) {
          sway = this.tailSway(row, col, c);
        }
        // 오른쪽을 볼 땐 칸의 왼쪽 끝, 왼쪽을 볼 땐 (뒤집혔으니) 칸의 오른쪽 끝이 기준
        let cellX = this.screenX(col);
        if (this.dir === -1) {
          cellX = this.screenX(col + 1);
        }
        // 몸통 줄이면 걸을 때 앞/뒤가 번갈아 오르내림 (다리는 땅에 그대로)
        let rock = 0;
        if (row < BODY.length) {
          rock = this.walkRock(col);
        }
        rect(cellX + sway * this.dir, top + row * PX + rock, PX, PX);
      }
    }

    if (this.state !== 'curl') {
      this.drawWhiskers(faceY); // 수염도 얼굴과 같이 움직여야 함 (웅크렸을 땐 얼굴 위치가 달라서 생략)
    }

    // 감은 눈: 잘 때, 웅크렸을 때, 빵 구울 때, 깜빡이는 순간
    const eyesClosed = this.state === 'sleep' || this.state === 'curl' || this.state === 'knead' ||
                       (eyesOpen && this.blinking > 0);
    if (eyesClosed) {
      this.drawSleepyEyes(faceY);
    }

    const w = sprite[0].length * PX;
    const h = sprite.length * PX;
    textAlign(CENTER);
    fill(world.labelColor()); // 이름표는 밝은 땅 위라 어두운 색
    text(this.name, this.x + w / 2, this.y + h + 18); // 얇아진 땅 안에 들어가게

    fill(world.textColor());  // Zz, ! 는 하늘 위라 낮엔 어둡게, 밤엔 밝게

    if (this.state === 'sleep') {
      text('Zz', this.screenX(29), bodyY + 7 * PX); // 머리 앞쪽 위
    } else if (this.state === 'curl') {
      text('Zz', this.screenX(29), bodyY + 21 * PX); // 말고 있을 땐 머리가 낮음
    } else if (this.state === 'notice') {
      text('!', this.screenX(19.5), bodyY + 3 * PX); // 멈칫! 머리 위에 느낌표
    } else if (this.state === 'retreat') {
      text('!!', this.screenX(19.5), bodyY + 3 * PX); // 깜짝! 너무 빨리 왔어
    }

    this.drawHearts();

    // 디버그: D 키를 누르면 머리 위에 지금 상태와 성격을 보여 줌 (확인용)
    if (showDebug) {
      let personality = 'timid';
      if (!this.timid) {
        personality = 'bold';
      }
      textSize(7);
      fill(world.textColor());
      text(this.state + ' / ' + personality, this.x + w / 2, this.y - 4);
      textSize(10);
    }

  }

  // 감은 눈: 도안 1칸(3px)보다 얇은 1px 가로 직선
  drawSleepyEyes(y) {
    let row = 14.5;          // 서 있는 그림: 14번 줄 한가운데
    let eyes = [16, 21];     // 왼쪽 눈 16~17번 칸, 오른쪽 눈 21~22번 칸
    if (this.state === 'curl') {
      row = 26.5;            // 웅크린 그림: 26번 줄
      eyes = [20, 25];       // 20~21번 칸, 25~26번 칸
    }

    stroke(PALETTE.v);
    strokeWeight(1);
    for (const col of eyes) {
      // 눈 하나 = 가로 직선 하나: 눈 칸 2개의 왼쪽 끝 → 오른쪽 끝
      line(this.screenX(col), y + row * PX, this.screenX(col + 2), y + row * PX);
    }
    noStroke();
  }

  // 수염은 도안 1칸(PX)보다 얇게 그리려고 rect 대신 line으로 그림
  // 숫자는 도안의 칸 번호 (16.5 = 16번 줄의 한가운데). x는 screenX()로 바꿔서 뒤집혀도 맞게
  drawWhiskers(y) {
    stroke(PALETTE.v);
    strokeWeight(1);

    // 왼쪽: 볼(15번 칸)에서 바깥쪽으로
    line(this.screenX(15), y + 16.5 * PX, this.screenX(11), y + 16.25 * PX);
    line(this.screenX(15), y + 17.5 * PX, this.screenX(11.5), y + 17.75 * PX);

    // 오른쪽: 왼쪽을 얼굴 가운데 기준으로 뒤집은 위치
    line(this.screenX(24), y + 16.5 * PX, this.screenX(28), y + 16.25 * PX);
    line(this.screenX(24), y + 17.5 * PX, this.screenX(27.5), y + 17.75 * PX);

    noStroke();
  }
}

// ===== 3. 환경 (고양이가 사는 풀밭 + 낮과 밤) =====

const GROUND_Y = 212;        // 땅의 높이 (고양이 발바닥이 닿는 곳). 그 아래는 연한 땅
const DAY_LENGTH = 60 * 120; // 하루 길이: 7200프레임 = 약 2분

// 하루 중 시간(0 ~ 1)에 따른 하늘색. [시간, 색] 사이를 부드럽게 섞음
// 0 = 아침, 0.5 = 노을, 0.65 ~ 0.88 = 밤, 0.95 = 새벽
const SKY_KEYS = [
  [0.00, '#cfe6ee'], // 아침
  [0.45, '#cfe6ee'], // 오후까지 맑은 하늘
  [0.55, '#f2b98b'], // 노을
  [0.65, '#2f3a63'], // 밤
  [0.88, '#2f3a63'],
  [0.95, '#f4c9a8'], // 새벽
  [1.00, '#cfe6ee'], // 다시 아침
];

// 어두운 정도 (0 = 낮, 1 = 한밤). 밤에 풀 색을 어둡게 하는 데 씀
const DARK_KEYS = [
  [0.00, 0],
  [0.45, 0],
  [0.62, 1],
  [0.88, 1],
  [0.98, 0],
  [1.00, 0],
];

// 풀 색 3가지: 노란 기를 빼고 더 푸르게 (이름은 역할 그대로: 밝은 풀, 길쭉한 풀·새싹, 짙은 풀)
const GRASS_LIME = '#6cc04f';  // 싱그러운 초록 (was #97bb4a)
const GRASS_OLIVE = '#5e9e58'; // 푸른 세이지 (was #8a9a5a)
const GRASS_DEEP = '#2f8a52';  // 짙은 에메랄드 (was #4f884f)
const GRASS_COLORS = [GRASS_LIME, GRASS_LIME, GRASS_OLIVE, GRASS_DEEP]; // 연두가 가장 많이
const GROUND_COLOR = '#e6ecd9';                         // 풀 아래쪽: 연한 세이지 (풀과 같은 초록 계열)

// 풀밭 새싹: 줄기 하나에 크기가 다른 잎 두 장 (x = 잎, s = 줄기와 만나는 곳)
// 이 3줄 아래로는 줄기만 땅까지 내려감
const MEADOW_SPROUT = [
  'xx..xxx',
  'xxx.xx.',
  '.xxs...',
];
const SPROUT_STEM_COL = 3; // 위 그림에서 줄기가 있는 칸
const NIGHT_TINT = '#1c2440';
const SKY_BAND = 6;         // 하늘을 이 높이(px)의 가로 띠로 나눠서 칠함 (픽셀 느낌의 그라데이션)
const SKY_WAVE_SPEED = 0.004; // 하늘 물결이 움직이는 속도 (작을수록 천천히)                           // 밤에 풀을 어둡게 할 때 섞는 색

class World {
  constructor() {
    this.time = 0.1; // 하루 중 지금 시간 (0 ~ 1). 아침에서 시작

    // 풀: 한 번만 만들어 두고 매 프레임 똑같이 그림 (draw에서 random 쓰면 풀이 깜빡임)
    // 1) 바닥줄: 모든 칸에 1칸짜리 풀이 깔림 (색만 제각각)
    this.baseColors = [];
    for (let x = 0; x < width; x = x + PX) {
      this.baseColors.push(random(GRASS_COLORS));
    }

    // 2) 풀잎: 대부분 짧고, 가끔 길쭉하고, 군데군데 비어 있음
    this.blades = [];
    for (let x = 0; x < width; x = x + PX) {
      const roll = random();
      let h = 0;
      if (roll < 0.3) {
        h = 0;                          // 30%: 바닥줄만 (빈 공간)
      } else if (roll < 0.8) {
        h = floor(random(1, 3));        // 50%: 1~2칸 짧은 풀
      } else if (roll < 0.94) {
        h = 3;                          // 14%: 3칸
      } else {
        h = floor(random(4, 7));        // 6%: 4~6칸 길쭉한 풀
      }
      if (h === 0) {
        continue;
      }

      let c = random(GRASS_COLORS);
      if (h >= 4) {
        c = GRASS_OLIVE;                // 길쭉한 풀은 올리브색
      }
      let lean = 0;
      if (h >= 2 && random() < 0.3) {
        lean = random([-1, 1]);         // 30%: 끝 한 칸이 대각선으로 꺾임
      }
      this.blades.push({ x: x, h: h, color: c, lean: lean });
    }

    // 3) 새싹: 혼자 있거나 2~3개가 모여 있음
    this.sprouts = [];
    for (let group = 0; group < 4; group++) {
      let x = floor(random(4, width / PX - 8)) * PX;
      const count = random([1, 1, 2, 3]);
      for (let i = 0; i < count; i++) {
        this.sprouts.push({
          x: x,
          stem: floor(random(3, 7)),    // 잎 아래 줄기 길이 3~6칸
          flip: random([true, false]),  // 잎 모양 좌우 뒤집기
        });
        x = x + floor(random(7, 11)) * PX; // 같은 무리의 다음 새싹은 잎이 겹치지 않게 옆에
      }
    }
  }

  update() {
    this.time = (this.time + 1 / DAY_LENGTH) % 1; // 1을 넘으면 다시 0 (다음 날 아침)
  }

  // [시간, 값] 목록에서 지금 시간에 맞는 두 값을 찾아 섞음
  // amt = 두 시간 사이에서 얼마나 왔는지 (0 ~ 1)
  pick(keys) {
    for (let i = 0; i < keys.length - 1; i++) {
      const [t0, a] = keys[i];
      const [t1, b] = keys[i + 1];
      if (this.time >= t0 && this.time <= t1) {
        const amt = (this.time - t0) / (t1 - t0);
        if (typeof a === 'string') {
          return lerpColor(color(a), color(b), amt); // 색이면 색끼리 섞기
        }
        return lerp(a, b, amt);                      // 숫자면 숫자끼리 섞기
      }
    }
    return keys[0][1];
  }

  darkness() {
    return this.pick(DARK_KEYS);
  }

  isNight() {
    return this.darkness() > 0.5;
  }

  // 하늘 위 글자(Zz, !)는 낮엔 어둡게, 밤엔 밝게
  textColor() {
    if (this.isNight()) {
      return '#e6e3f0';
    }
    return PALETTE.o;
  }

  // 이름표는 밝은 땅 위라 항상 어두운 색
  labelColor() {
    return PALETTE.o;
  }

  // 밤이 될수록 원래 색에 밤 색을 섞어서 어둡게
  shade(c) {
    return lerpColor(color(c), color(NIGHT_TINT), this.darkness() * 0.6);
  }

  // 고양이보다 먼저 그리는 것: 하늘색(시간에 따라 변함), 연한 땅
  showBack() {
    noStroke();

    // 하늘: 위는 조금 짙게, 아래(땅 쪽)는 조금 밝게 → 그 경계가 물결처럼 천천히 오르내림
    const sky = this.pick(SKY_KEYS);                         // 지금 시간의 하늘색
    const skyTop = lerpColor(sky, color(NIGHT_TINT), 0.18);  // 위쪽: 살짝 어둡게
    const skyBottom = lerpColor(sky, color(255), 0.25);      // 아래쪽: 살짝 밝게
    for (let y = 0; y < GROUND_Y; y = y + SKY_BAND) {
      // 기본은 위→아래로 0→1, 거기에 느린 물결을 더함 (y마다 박자가 달라서 띠가 일렁임)
      const wave = 0.12 * sin(frameCount * SKY_WAVE_SPEED * TWO_PI + y * 0.03);
      const amt = constrain(y / GROUND_Y + wave, 0, 1);
      fill(lerpColor(skyTop, skyBottom, amt));
      rect(0, y, width, SKY_BAND);
    }

    // 풀 아래쪽: 두꺼운 땅 대신 연한 세이지색 (밤에도 그대로)
    fill(GROUND_COLOR);
    rect(0, GROUND_Y, width, height - GROUND_Y);
  }

  // 고양이보다 나중에 그리는 것: 풀과 새싹 → 고양이가 풀 뒤에 있는 것처럼 보임
  showFront() {
    noStroke();

    // 바닥줄
    for (let i = 0; i < this.baseColors.length; i++) {
      fill(this.shade(this.baseColors[i]));
      rect(i * PX, GROUND_Y - PX, PX, PX);
    }

    // 새싹 (풀잎보다 먼저 → 줄기 밑동이 풀 속에 묻힘)
    for (const sprout of this.sprouts) {
      this.drawMeadowSprout(sprout);
    }

    // 풀잎
    for (const blade of this.blades) {
      this.drawBlade(blade);
    }
  }

  // 풀잎 하나: 바닥줄 위로 h칸, 한 가지 색
  drawBlade(blade) {
    fill(this.shade(blade.color));
    // 바람: 옆 풀과 조금씩 박자가 다르게 (x를 더해서) 끝이 1픽셀씩 흔들림
    const wind = round(sin(frameCount * 0.03 + blade.x * 0.05));
    for (let i = 1; i <= blade.h; i++) {   // i = 1 이 바닥줄 바로 위 칸
      let dx = 0;
      if (i === blade.h) {
        dx = blade.lean * PX + wind;       // 맨 끝 칸: 대각선으로 꺾이고 바람에 살랑
      }
      rect(blade.x + dx, GROUND_Y - (i + 1) * PX, PX, PX);
    }
  }

  // 풀밭 새싹: 잎 3줄 + 땅까지 내려오는 줄기
  drawMeadowSprout(sprout) {
    fill(this.shade(GRASS_OLIVE));
    const sway = round(sin(frameCount * 0.025 + sprout.x * 0.1)); // 잎이 1픽셀씩 살랑
    const leafTop = GROUND_Y - (sprout.stem + MEADOW_SPROUT.length) * PX;

    for (let r = 0; r < MEADOW_SPROUT.length; r++) {
      let line = MEADOW_SPROUT[r];
      if (sprout.flip) {
        line = line.split('').reverse().join(''); // 글자 순서를 거꾸로 → 좌우 반전
      }
      for (let c = 0; c < line.length; c++) {
        if (line[c] !== '.') {
          rect(sprout.x + (c - SPROUT_STEM_COL) * PX + sway, leafTop + r * PX, PX, PX);
        }
      }
    }
    // 줄기: 잎 바로 아래부터 땅까지
    rect(sprout.x, leafTop + MEADOW_SPROUT.length * PX, PX, sprout.stem * PX);
  }

  // 시간을 건너뜀 (확인용)
  skip(amount) {
    this.time = (this.time + amount) % 1;
  }
}

// ===== 4. 실행 =====

let world;
let cat1;
let cat2;
let showDebug = false; // D 키로 켜고 끄는 디버그 표시

function setup() {
  createCanvas(480, 240);
  textFont('Press Start 2P');
  textSize(10);

  world = new World();

  // 발바닥(그림 맨 아래)이 땅에 닿도록: 땅 높이 - 그림 높이
  const catY = GROUND_Y - CURL_SPRITE.length * PX;
  cat1 = new Creature('Moss', 60, catY, 1);
  cat2 = new Creature('Fern', 280, catY, 2);
  cat1.timid = false; // Moss는 대담한 성격: 마우스가 빨리 와도 놀라지 않음

  cat2.energy = 40; // Fern은 조금 피곤한 상태로 시작
  cat2.sockColor = PALETTE.b; // Fern은 양말 없이 검은 발 (Fern은 기본값대로 조심스러운 성격)
}

function draw() {
  world.update();
  world.showBack(); // 하늘색 + 연한 땅

  cat1.update(world);
  cat1.show(world);

  cat2.update(world);
  cat2.show(world);

  world.showFront(); // 풀과 새싹 (고양이를 덮어서 고양이가 풀 뒤에 있는 것처럼)
}

// 쓰다듬기는 update()의 checkStroke()에서 확인함 (마우스를 고양이 위에서 왔다갔다)

// T 키를 누르면 시간이 하루의 1/4만큼 빨리 감김 (밤을 기다리지 않고 확인하기)
function keyPressed() {
  if (key === 't' || key === 'T') {
    world.skip(0.25);
  }
  if (key === 'd' || key === 'D') {
    showDebug = !showDebug; // true ↔ false 뒤집기
  }
}

// 이 줄이 브라우저 콘솔에 보이면 최신 sketch.js가 실행 중인 것
console.log('PlantCat sketch loaded (v2: low walking tail): Moss = bold, Fern = timid');

// ── style.css
html, body {
  margin: 0;
  padding: 0;
  background: #1f3a2e;
}

body {
  min-height: 100vh;
  display: flex;
  align-items: center;
  justify-content: center;
}

canvas {
  display: block;
  image-rendering: pixelated;
}
